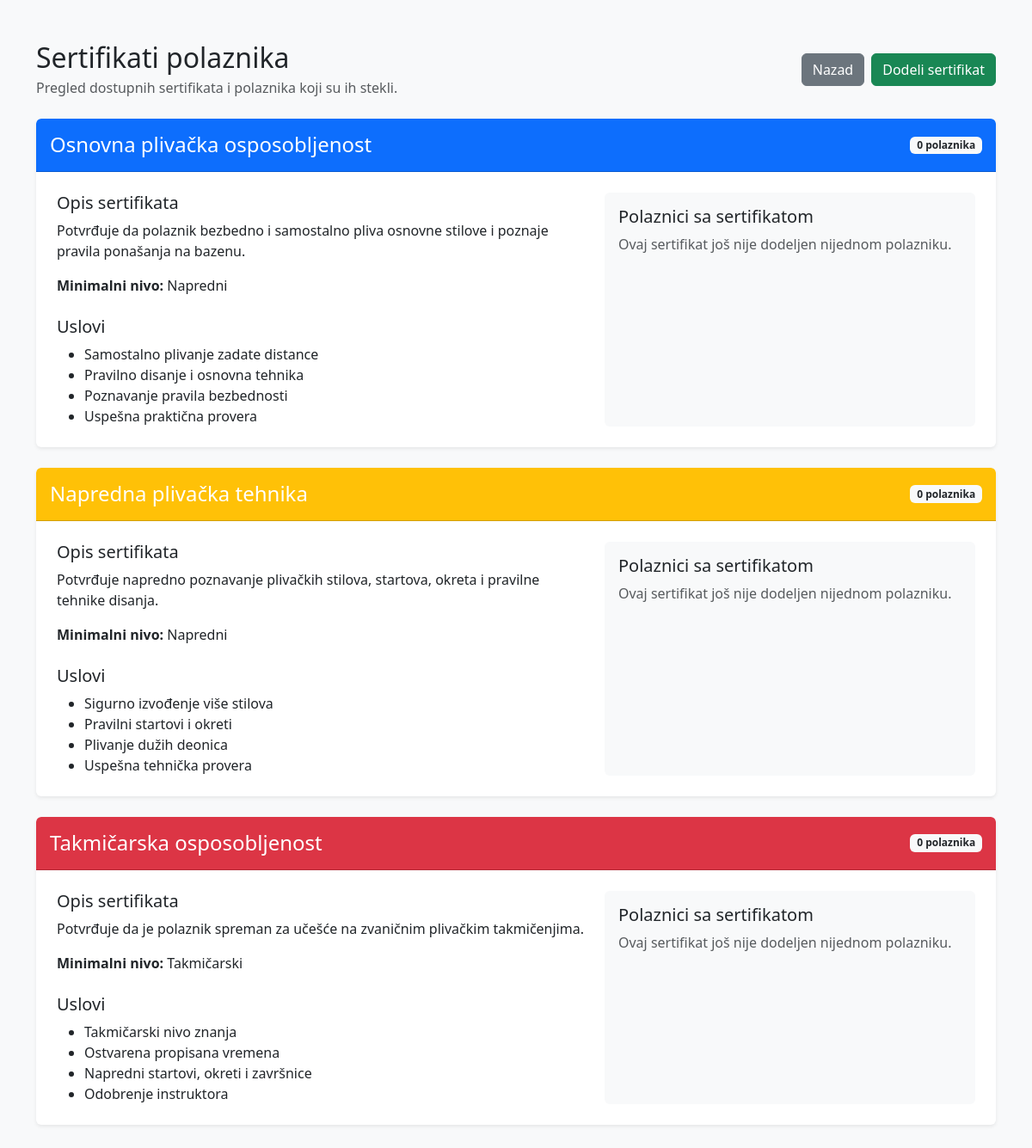
Before: /plivanje_projekat/sertifikati.php (signed in) with the older database file.
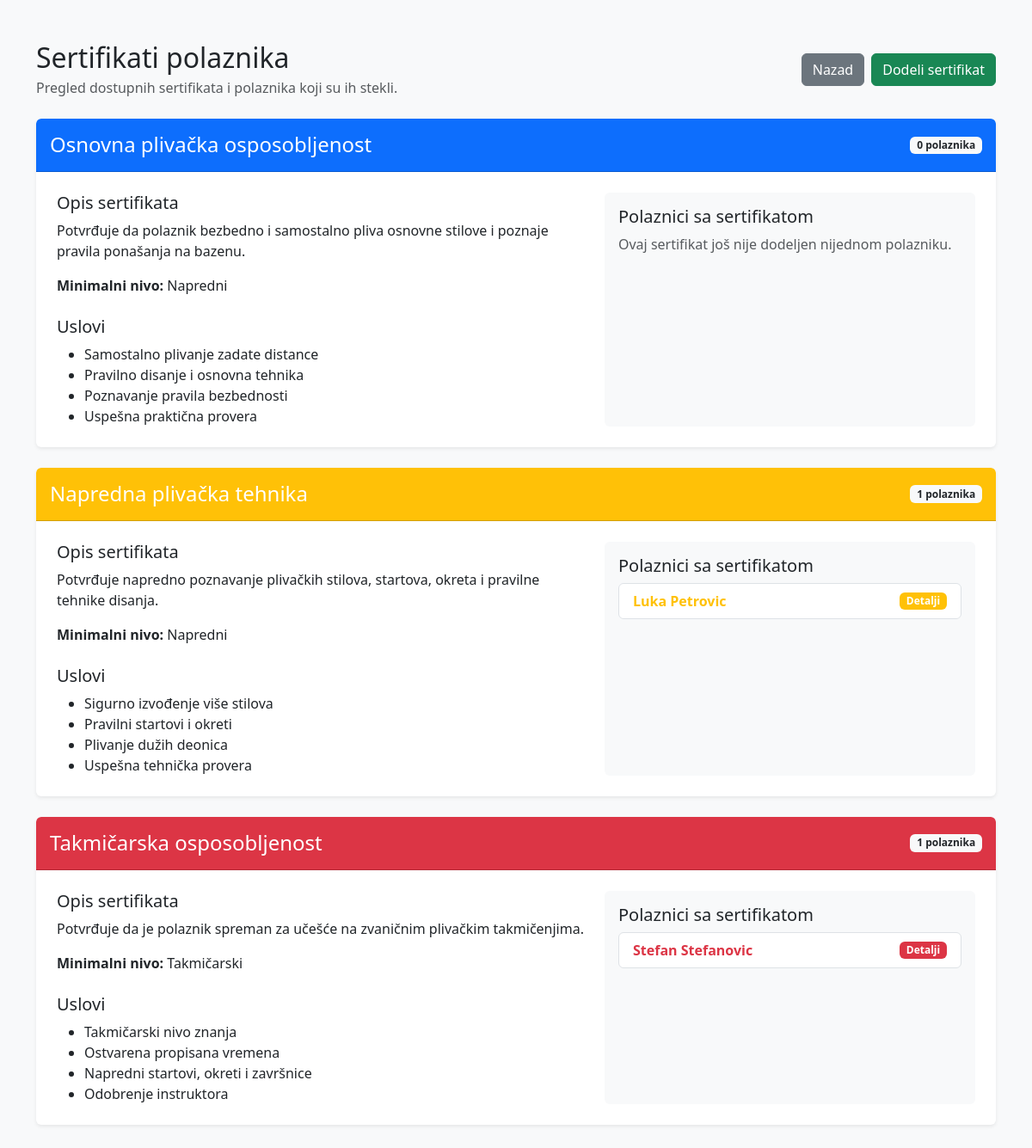
After: the same page with the newer database file.
### tables this page shows
CREATE TABLE IF NOT EXISTS `sertifikati` (
  `id` int NOT NULL AUTO_INCREMENT,
  `polaznik_id` int NOT NULL,
  `naziv` varchar(100) NOT NULL,
  `datum_izdavanja` date DEFAULT NULL,
  `opis` text,
  PRIMARY KEY (`id`),
  KEY `polaznik_id` (`polaznik_id`)
);

CREATE TABLE IF NOT EXISTS `polaznici` (
  `id` int NOT NULL AUTO_INCREMENT,
  `ime` varchar(50) NOT NULL,
  `prezime` varchar(50) NOT NULL,
  `datum_rodjenja` date DEFAULT NULL,
  `telefon` varchar(30) DEFAULT NULL,
  `email` varchar(100) DEFAULT NULL,
  `nivo_id` int DEFAULT NULL,
  PRIMARY KEY (`id`),
  KEY `nivo_id` (`nivo_id`)
);

### plivanje_projekat/classes/BaseModel.php (called while the page is built, shortened)
<?php
require_once __DIR__ . '/../config/Database.php';
class BaseModel
{
    public function __construct()
    {
        $database = new Database();
        $this->connection = $database->connect();
    }
}

### plivanje_projekat/config/Database.php (called while the page is built)
<?php
class Database
{
    private string $host = 'localhost';
    private string $databaseName = 'plivanje_db';
    private string $username = 'root';
    private string $password = '';
    private ?PDO $connection = null;
    public function connect(): PDO
    {
        if ($this->connection === null) {
            try {
                $dsn = "mysql:host={$this->host};dbname={$this->databaseName};charset=utf8mb4";
                $this->connection = new PDO(
                    $dsn,
                    $this->username,
                    $this->password
                );
                $this->connection->setAttribute(
                    PDO::ATTR_ERRMODE,
                    PDO::ERRMODE_EXCEPTION
                );
                $this->connection->setAttribute(
                    PDO::ATTR_DEFAULT_FETCH_MODE,
                    PDO::FETCH_ASSOC
                );
            } catch (PDOException $exception) {
                die('Greška pri povezivanju sa bazom: ' . $exception->getMessage());
            }
        }
        return $this->connection;
    }
}

### plivanje_projekat/classes/Sertifikat.php (called while the page is built, shortened)
<?php
require_once __DIR__ . '/BaseModel.php';
class Sertifikat extends BaseModel implements CrudInterface
{
    public function read(): array
    {
        $sql = "SELECT
                    sertifikati.*,
                    polaznici.ime,
                    polaznici.prezime,
                    polaznici.nivo_id,
                    nivoi.naziv AS naziv_nivoa
                FROM sertifikati
                INNER JOIN polaznici
                    ON sertifikati.polaznik_id = polaznici.id
                LEFT JOIN nivoi
                    ON polaznici.nivo_id = nivoi.id
                ORDER BY
                    sertifikati.naziv ASC,
                    sertifikati.datum_izdavanja DESC,
                    sertifikati.id DESC";
        $stmt = $this->connection->query($sql);
        return $stmt->fetchAll();
    }
}

### plivanje_projekat/sertifikati.php (the view, shortened to what the changed rows need)
<?php
require_once __DIR__ . '/classes/Sertifikat.php';
$sertifikatModel = new Sertifikat();
$sertifikati = $sertifikatModel->read();
$tipoviSertifikata = [
    'Osnovna plivačka osposobljenost' => [
        'opis' =>
            'Potvrđuje da polaznik bezbedno i samostalno pliva osnovne stilove i poznaje pravila ponašanja na bazenu.',
        'minimalni_nivo' => 'Napredni',
        'boja' => 'primary',
        'uslovi' => [
            'Samostalno plivanje zadate distance',
            'Pravilno disanje i osnovna tehnika',
            'Poznavanje pravila bezbednosti',
            'Uspešna praktična provera'
        ]
    ],
    'Napredna plivačka tehnika' => [
        'opis' =>
            'Potvrđuje napredno poznavanje plivačkih stilova, startova, okreta i pravilne tehnike disanja.',
        'minimalni_nivo' => 'Napredni',
        'boja' => 'warning',
        'uslovi' => [
            'Sigurno izvođenje više stilova',
            'Pravilni startovi i okreti',
            'Plivanje dužih deonica',
            'Uspešna tehnička provera'
        ]
    ],
    'Takmičarska osposobljenost' => [
        'opis' =>
            'Potvrđuje da je polaznik spreman za učešće na zvaničnim plivačkim takmičenjima.',
        'minimalni_nivo' => 'Takmičarski',
        'boja' => 'danger',
        'uslovi' => [
            'Takmičarski nivo znanja',
            'Ostvarena propisana vremena',
            'Napredni startovi, okreti i završnice',
            'Odobrenje instruktora'
        ]
    ]
];
?>
<!DOCTYPE html>
<html lang="sr">
<head>
    <link
        href="https://cdn.jsdelivr.net/npm/bootstrap@5.3.3/dist/css/bootstrap.min.css"
        rel="stylesheet"
    >
</head>
<body class="bg-light">
<div class="container py-5">
    <div class="d-flex justify-content-between align-items-center mb-4">
        <div>
            <h1 class="h2 mb-1">
                Sertifikati polaznika
            </h1>
        </div>
    </div>
    <div class="d-flex flex-column gap-4">
        <?php foreach ($tipoviSertifikata as $naziv => $podaci): ?>
            <?php
            $polazniciSaSertifikatom = array_filter(
                $sertifikati,
                static function (array $sertifikat) use ($naziv): bool {
                    return $sertifikat['naziv'] === $naziv;
                }
            );
            ?>
            <div class="card shadow-sm certificate-card">
                <div
                    class="card-header bg-<?= htmlspecialchars(
                        $podaci['boja']
                    ) ?> certificate-header p-3"
                >
                    <div class="d-flex justify-content-between align-items-center">
                        <h2 class="h4 mb-0">
                            <?= htmlspecialchars($naziv) ?>
                        </h2>
                        <span class="badge bg-light text-dark">
                            <?= count($polazniciSaSertifikatom) ?>
                            polaznika
                        </span>
                    </div>
                </div>
                <div class="card-body p-4">
                    <div class="row g-4">
                        <div class="col-lg-7">
                            <h3 class="h5">
                                Opis sertifikata
                            </h3>
                            <p>
                                <?= htmlspecialchars($podaci['opis']) ?>
                            </p>
                            <p>
                                <strong>Minimalni nivo:</strong>
                                <?= htmlspecialchars(
                                    $podaci['minimalni_nivo']
                                ) ?>
                            </p>
                            <h3 class="h5 mt-4">
                                Uslovi
                            </h3>
                            <ul class="mb-0">
                                <?php foreach ($podaci['uslovi'] as $uslov): ?>
                                    <li>
                                        <?= htmlspecialchars($uslov) ?>
                                    </li>
                                <?php endforeach; ?>
                            </ul>
                        </div>
                        <div class="col-lg-5">
                            <div class="bg-light rounded p-3 h-100">
                                <h3 class="h5">
                                    Polaznici sa sertifikatom
                                </h3>
                                <?php if (empty($polazniciSaSertifikatom)): ?>
                                    <p class="text-muted mb-0">
                                        Ovaj sertifikat još nije dodeljen nijednom polazniku.
                                    </p>
                                <?php else: ?>
                                    <ul class="list-group">
                                        <?php foreach (
                                            $polazniciSaSertifikatom as $sertifikat
                                        ): ?>
                                            <li
                                                class="list-group-item d-flex justify-content-between align-items-center"
                                            >
                                                <a
                                                    href="sertifikati.php?id=<?= (int) $sertifikat['id'] ?>#detalji-sertifikata"
                                                    class="holder-link text-<?= htmlspecialchars(
                                                        $podaci['boja']
                                                    ) ?>"
                                                >
                                                    <?= htmlspecialchars(
                                                        $sertifikat['ime']
                                                        . ' '
                                                        . $sertifikat['prezime']
                                                    ) ?>
                                                </a>
                                                <span
                                                    class="badge bg-<?= htmlspecialchars(
                                                        $podaci['boja']
                                                    ) ?>"
                                                >
                                                    Detalji
                                                </span>
                                            </li>
                                        <?php endforeach; ?>
                                    </ul>
                                <?php endif; ?>
                            </div>
                        </div>
                    </div>
                </div>
            </div>
        <?php endforeach; ?>
    </div>
</div>
</body>
</html>

Changed rows visible on the page:
added sertifikati: polaznici.ime+prezime "Luka Petrovic", shown under "Napredna plivačka tehnika"
added sertifikati: polaznici.ime+prezime "Stefan Stefanovic", shown under "Takmičarska osposobljenost"
Other visible differences:
new list line: "Napredna plivačka tehnika 1 polaznika Opis sertifikata Potvrđuje napredno poznavanje plivačkih stilova, startova, okreta i pravilne tehnike disanja. Minimalni nivo: Napredni Uslovi Sigurno izvođenje više stilova Pravilni startovi i okreti Plivanje dužih deonica Uspešna tehnička provera Polaznici sa sertifikatom"
new list line: "Takmičarska osposobljenost 1 polaznika Opis sertifikata Potvrđuje da je polaznik spreman za učešće na zvaničnim plivačkim takmičenjima. Minimalni nivo: Takmičarski Uslovi Takmičarski nivo znanja Ostvarena propisana vremena Napredni startovi, okreti i završnice Odobrenje instruktora Polaznici sa sertifikatom"
list line gone: "Napredna plivačka tehnika 0 polaznika Opis sertifikata Potvrđuje napredno poznavanje plivačkih stilova, startova, okreta i pravilne tehnike disanja. Minimalni nivo: Napredni Uslovi Sigurno izvođenje više stilova Pravilni startovi i okreti Plivanje dužih deonica Uspešna tehnička provera Polaznici sa sertifikatom Ovaj sertifikat još nije dodeljen nijednom polazniku."
list line gone: "Takmičarska osposobljenost 0 polaznika Opis sertifikata Potvrđuje da je polaznik spreman za učešće na zvaničnim plivačkim takmičenjima. Minimalni nivo: Takmičarski Uslovi Takmičarski nivo znanja Ostvarena propisana vremena Napredni startovi, okreti i završnice Odobrenje instruktora Polaznici sa sertifikatom Ovaj sertifikat još nije dodeljen nijednom polazniku."
